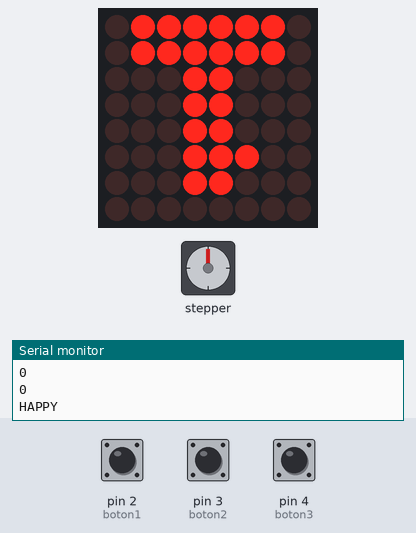
This sketch was run on a simulated Arduino Uno, built with avr-gcc and run on an emulated ATmega328P. Shown: 8×8 LED matrix, stepper motor, the last lines printed to the serial monitor. The inputs (shaded band) are chosen by the test bench; at power-on: pin 3 (boton2) LOW, pin 2 (boton1) LOW, pin 4 (boton3) LOW. Stepper angles assume 2048 steps per turn.

Above: at 1.2 s.
1.3 s: pin 3 (boton2) pulled HIGH for 0.15 s
At 1.47 s:
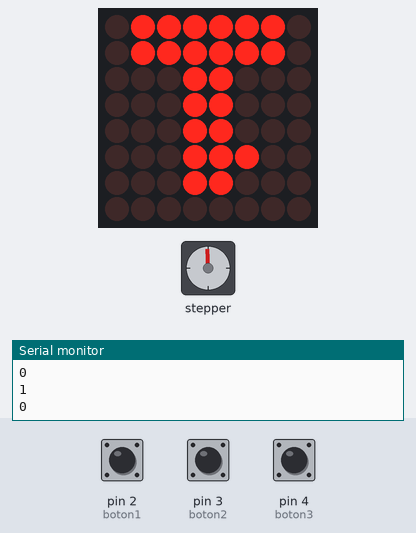
At 22.0 s:
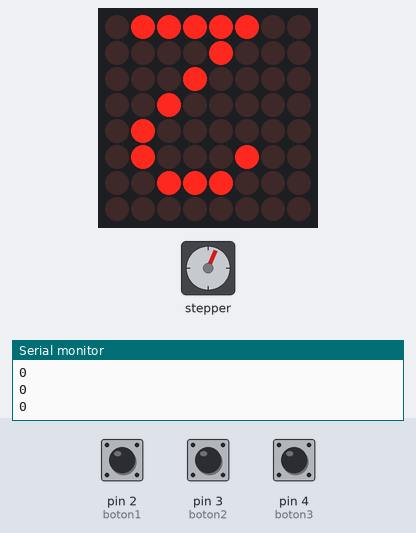
Timing chart, 0 to 22.7 s (numbered marks = the images above; inputs shaded):
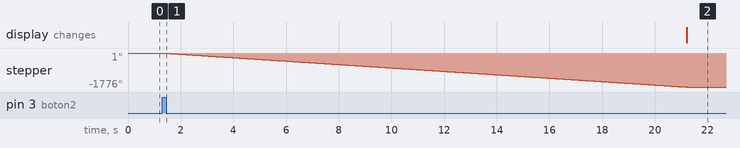

Measured:
- after the input at 1.3 s, stepper: turns 1776° counter-clockwise in 19.9 s, starting at once

The sketch:

elevador1.ino
```cpp
#include <Stepper.h>
#include <LedControl.h>

int boton2 = 3;
int boton3 = 4;
int boton1 = 2;
int val1;
int val2;
int val3;
bool piso1 = 1;
bool piso2 = 0;
bool piso3 = 0;

//////
int piso_1 = 0;
int piso_2 = 0;
const int rotacionc = 2048;
byte numero1[8] = {//programar la figura
0x7e, 0x7e, 0x18, 0x18, 0x18, 0x1c, 0x18, 0x0
};
byte numero2[8] = {//programar la figura
0x7c, 0x8, 0x10, 0x20, 0x40, 0x44, 0x38, 0x0
};
byte numero3[8] = {//programar la figura
0x38, 0x44, 0x40, 0x38, 0x40, 0x44, 0x38, 0x0
};
byte numero4[8] = {//programar la figura
0x0, 0x3c, 0x81, 0x0, 0x24, 0x0, 0x18, 0x0
};
const float velocidad = 0.0343;
float time;
float distancia;
/////
Stepper motor = Stepper(2048,8, 10, 9, 11);
LedControl matriz = LedControl(5,7,6,1);

void setup() {

  motor.setSpeed(15);
  Serial.begin(9600);
  pinMode(boton2,INPUT);
  pinMode(boton3,INPUT);
  pinMode(boton1,INPUT);
  matriz.shutdown(0,false);     // enciende la matriz
  matriz.setIntensity(0,12);      // establece brillo
  matriz.clearDisplay(0);     // blanquea matriz
}

void loop() {

Serial.println("HAPPY");
val1 = digitalRead(boton1);
val2 = digitalRead(boton2);
val3 = digitalRead(boton3);
Serial.println(val1);
Serial.println(val2);
Serial.println(val3);

if(piso1 == 1){
  mostrarnum1();
if(val2 == 1){
  motor.step(-10100);
  mostrarnum2();
  piso2 = 1;
  piso1 = 0;
}
if(val3 == 1){
  motor.step(-20200);
  mostrarnum3();
  piso3 =1;
  piso1 =0;
}
}

if(piso2 ==1){
  mostrarnum2();
if(val1 == 1){
  motor.step(10100);
  mostrarnum1();
  piso1 =1;
  piso2=0;
}
if(val3 ==1){
  motor.step(-10100);
  mostrarnum3();
  piso3 = 1;
  piso2 = 0;
}
}

if(piso3 ==1){
  mostrarnum3();
if(val2 == 1){
  motor.step(10100);
  mostrarnum1();
  piso2 =1;
  piso3=0;
}
if(val1 ==1){
  motor.step(20200);
  mostrarnum3();
  piso1 = 1;
  piso3 = 0;
}
}


// if(val1 == 1){
//   motor.step(-20200);
//   mostrarnum1();
// }

// if(val2 == 1){
//   motor.step(10100);
//   mostrarnum2();
// }

// if(val3 == 1){
//   motor.step(20200);
//   mostrarnum3();
// }


}

void mostrarnum1(){// fucion sin retorno
     for(int i = 0; i < 8; i++){
   matriz.setRow(0,i,numero1[i]);
 }
}
void mostrarnum2(){// fucion sin retorno
     for(int i = 0; i < 8; i++){
   matriz.setRow(0,i,numero2[i]);
 }
}
void mostrarnum3(){// fucion sin retorno
     for(int i = 0; i < 8; i++){
   matriz.setRow(0,i,numero3[i]);
 }
}
void mostrarnum4(){// fucion sin retorno
     for(int i = 0; i < 8; i++){
   matriz.setRow(0,i,numero4[i]);
 }
}
```
